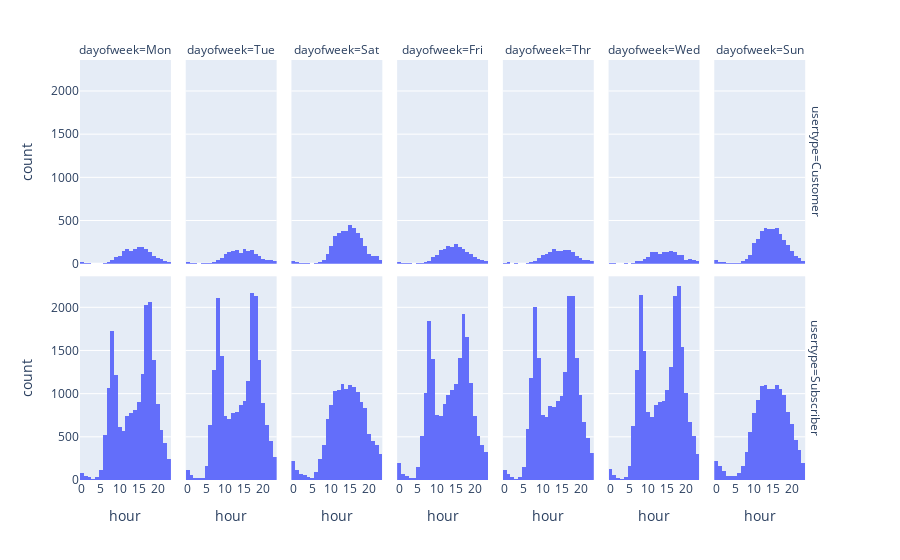

Notebook code for this chart:
### Code cell
px.histogram(df, x='hour', facet_col='dayofweek', facet_row='usertype')

### Figure 1 — Plotly figure (JSON) as saved in the notebook; plotly's stock layout.template omitted (floating-point values rounded to 4 significant figures; data arrays with more than 128 entries replaced by an {"elided": "..."} marker saying what was removed)
{"data": [{"alignmentgroup": "True", "bingroup": "x", "hovertemplate": "usertype=Customer<br>dayofweek=Mon<br>hour=%{x}<br>count=%{y}<extra></extra>", "legendgroup": "", "marker": {"color": "#636efa", "pattern": {"shape": ""}}, "name": "", "offsetgroup": "", "orientation": "v", "showlegend": false, "type": "histogram", "x": {"elided": "1854 int values"}, "xaxis": "x8", "yaxis": "y8"}, {"alignmentgroup": "True", "bingroup": "x", "hovertemplate": "usertype=Customer<br>dayofweek=Tue<br>hour=%{x}<br>count=%{y}<extra></extra>", "legendgroup": "", "marker": {"color": "#636efa", "pattern": {"shape": ""}}, "name": "", "offsetgroup": "", "orientation": "v", "showlegend": false, "type": "histogram", "x": {"elided": "1699 int values"}, "xaxis": "x9", "yaxis": "y9"}, {"alignmentgroup": "True", "bingroup": "x", "hovertemplate": "usertype=Customer<br>dayofweek=Sat<br>hour=%{x}<br>count=%{y}<extra></extra>", "legendgroup": "", "marker": {"color": "#636efa", "pattern": {"shape": ""}}, "name": "", "offsetgroup": "", "orientation": "v", "showlegend": false, "type": "histogram", "x": {"elided": "3981 int values"}, "xaxis": "x10", "yaxis": "y10"}, {"alignmentgroup": "True", "bingroup": "x", "hovertemplate": "usertype=Customer<br>dayofweek=Fri<br>hour=%{x}<br>count=%{y}<extra></extra>", "legendgroup": "", "marker": {"color": "#636efa", "pattern": {"shape": ""}}, "name": "", "offsetgroup": "", "orientation": "v", "showlegend": false, "type": "histogram", "x": {"elided": "2056 int values"}, "xaxis": "x11", "yaxis": "y11"}, {"alignmentgroup": "True", "bingroup": "x", "hovertemplate": "usertype=Customer<br>dayofweek=Thr<br>hour=%{x}<br>count=%{y}<extra></extra>", "legendgroup": "", "marker": {"color": "#636efa", "pattern": {"shape": ""}}, "name": "", "offsetgroup": "", "orientation": "v", "showlegend": false, "type": "histogram", "x": {"elided": "1693 int values"}, "xaxis": "x12", "yaxis": "y12"}, {"alignmentgroup": "True", "bingroup": "x", "hovertemplate": "usertype=Customer<br>dayofweek=Wed<br>hour=%{x}<br>count=%{y}<extra></extra>", "legendgroup": "", "marker": {"color": "#636efa", "pattern": {"shape": ""}}, "name": "", "offsetgroup": "", "orientation": "v", "showlegend": false, "type": "histogram", "x": {"elided": "1550 int values"}, "xaxis": "x13", "yaxis": "y13"}, {"alignmentgroup": "True", "bingroup": "x", "hovertemplate": "usertype=Customer<br>dayofweek=Sun<br>hour=%{x}<br>count=%{y}<extra></extra>", "legendgroup": "", "marker": {"color": "#636efa", "pattern": {"shape": ""}}, "name": "", "offsetgroup": "", "orientation": "v", "showlegend": false, "type": "histogram", "x": {"elided": "4000 int values"}, "xaxis": "x14", "yaxis": "y14"}, {"alignmentgroup": "True", "bingroup": "x", "hovertemplate": "usertype=Subscriber<br>dayofweek=Mon<br>hour=%{x}<br>count=%{y}<extra></extra>", "legendgroup": "", "marker": {"color": "#636efa", "pattern": {"shape": ""}}, "name": "", "offsetgroup": "", "orientation": "v", "showlegend": false, "type": "histogram", "x": {"elided": "18103 int values"}, "xaxis": "x", "yaxis": "y"}, {"alignmentgroup": "True", "bingroup": "x", "hovertemplate": "usertype=Subscriber<br>dayofweek=Tue<br>hour=%{x}<br>count=%{y}<extra></extra>", "legendgroup": "", "marker": {"color": "#636efa", "pattern": {"shape": ""}}, "name": "", "offsetgroup": "", "orientation": "v", "showlegend": false, "type": "histogram", "x": {"elided": "19726 int values"}, "xaxis": "x2", "yaxis": "y2"}, {"alignmentgroup": "True", "bingroup": "x", "hovertemplate": "usertype=Subscriber<br>dayofweek=Sat<br>hour=%{x}<br>count=%{y}<extra></extra>", "legendgroup": "", "marker": {"color": "#636efa", "pattern": {"shape": ""}}, "name": "", "offsetgroup": "", "orientation": "v", "showlegend": false, "type": "histogram", "x": {"elided": "13699 int values"}, "xaxis": "x3", "yaxis": "y3"}, {"alignmentgroup": "True", "bingroup": "x", "hovertemplate": "usertype=Subscriber<br>dayofweek=Fri<br>hour=%{x}<br>count=%{y}<extra></extra>", "legendgroup": "", "marker": {"color": "#636efa", "pattern": {"shape": ""}}, "name": "", "offsetgroup": "", "orientation": "v", "showlegend": false, "type": "histogram", "x": {"elided": "18886 int values"}, "xaxis": "x4", "yaxis": "y4"}, {"alignmentgroup": "True", "bingroup": "x", "hovertemplate": "usertype=Subscriber<br>dayofweek=Thr<br>hour=%{x}<br>count=%{y}<extra></extra>", "legendgroup": "", "marker": {"color": "#636efa", "pattern": {"shape": ""}}, "name": "", "offsetgroup": "", "orientation": "v", "showlegend": false, "type": "histogram", "x": {"elided": "20060 int values"}, "xaxis": "x5", "yaxis": "y5"}, {"alignmentgroup": "True", "bingroup": "x", "hovertemplate": "usertype=Subscriber<br>dayofweek=Wed<br>hour=%{x}<br>count=%{y}<extra></extra>", "legendgroup": "", "marker": {"color": "#636efa", "pattern": {"shape": ""}}, "name": "", "offsetgroup": "", "orientation": "v", "showlegend": false, "type": "histogram", "x": {"elided": "20907 int values"}, "xaxis": "x6", "yaxis": "y6"}, {"alignmentgroup": "True", "bingroup": "x", "hovertemplate": "usertype=Subscriber<br>dayofweek=Sun<br>hour=%{x}<br>count=%{y}<extra></extra>", "legendgroup": "", "marker": {"color": "#636efa", "pattern": {"shape": ""}}, "name": "", "offsetgroup": "", "orientation": "v", "showlegend": false, "type": "histogram", "x": {"elided": "13348 int values"}, "xaxis": "x7", "yaxis": "y7"}], "layout": {"annotations": [{"font": {}, "showarrow": false, "text": "dayofweek=Mon", "x": 0.06143, "xanchor": "center", "xref": "paper", "y": 1, "yanchor": "bottom", "yref": "paper"}, {"font": {}, "showarrow": false, "text": "dayofweek=Tue", "x": 0.2043, "xanchor": "center", "xref": "paper", "y": 1, "yanchor": "bottom", "yref": "paper"}, {"font": {}, "showarrow": false, "text": "dayofweek=Sat", "x": 0.3471, "xanchor": "center", "xref": "paper", "y": 1, "yanchor": "bottom", "yref": "paper"}, {"font": {}, "showarrow": false, "text": "dayofweek=Fri", "x": 0.49, "xanchor": "center", "xref": "paper", "y": 1, "yanchor": "bottom", "yref": "paper"}, {"font": {}, "showarrow": false, "text": "dayofweek=Thr", "x": 0.6329, "xanchor": "center", "xref": "paper", "y": 1, "yanchor": "bottom", "yref": "paper"}, {"font": {}, "showarrow": false, "text": "dayofweek=Wed", "x": 0.7757, "xanchor": "center", "xref": "paper", "y": 1, "yanchor": "bottom", "yref": "paper"}, {"font": {}, "showarrow": false, "text": "dayofweek=Sun", "x": 0.9186, "xanchor": "center", "xref": "paper", "y": 1, "yanchor": "bottom", "yref": "paper"}, {"font": {}, "showarrow": false, "text": "usertype=Subscriber", "textangle": 90, "x": 0.98, "xanchor": "left", "xref": "paper", "y": 0.2425, "yanchor": "middle", "yref": "paper"}, {"font": {}, "showarrow": false, "text": "usertype=Customer", "textangle": 90, "x": 0.98, "xanchor": "left", "xref": "paper", "y": 0.7575, "yanchor": "middle", "yref": "paper"}], "barmode": "relative", "legend": {"tracegroupgap": 0}, "margin": {"t": 60}, "xaxis": {"anchor": "y", "domain": [0, 0.1229], "title": {"text": "hour"}}, "xaxis10": {"anchor": "y10", "domain": [0.2857, 0.4086], "matches": "x", "showticklabels": false}, "xaxis11": {"anchor": "y11", "domain": [0.4286, 0.5514], "matches": "x", "showticklabels": false}, "xaxis12": {"anchor": "y12", "domain": [0.5714, 0.6943], "matches": "x", "showticklabels": false}, "xaxis13": {"anchor": "y13", "domain": [0.7143, 0.8371], "matches": "x", "showticklabels": false}, "xaxis14": {"anchor": "y14", "domain": [0.8571, 0.98], "matches": "x", "showticklabels": false}, "xaxis2": {"anchor": "y2", "domain": [0.1429, 0.2657], "matches": "x", "title": {"text": "hour"}}, "xaxis3": {"anchor": "y3", "domain": [0.2857, 0.4086], "matches": "x", "title": {"text": "hour"}}, "xaxis4": {"anchor": "y4", "domain": [0.4286, 0.5514], "matches": "x", "title": {"text": "hour"}}, "xaxis5": {"anchor": "y5", "domain": [0.5714, 0.6943], "matches": "x", "title": {"text": "hour"}}, "xaxis6": {"anchor": "y6", "domain": [0.7143, 0.8371], "matches": "x", "title": {"text": "hour"}}, "xaxis7": {"anchor": "y7", "domain": [0.8571, 0.98], "matches": "x", "title": {"text": "hour"}}, "xaxis8": {"anchor": "y8", "domain": [0, 0.1229], "matches": "x", "showticklabels": false}, "xaxis9": {"anchor": "y9", "domain": [0.1429, 0.2657], "matches": "x", "showticklabels": false}, "yaxis": {"anchor": "x", "domain": [0, 0.485], "title": {"text": "count"}}, "yaxis10": {"anchor": "x10", "domain": [0.515, 1], "matches": "y", "showticklabels": false}, "yaxis11": {"anchor": "x11", "domain": [0.515, 1], "matches": "y", "showticklabels": false}, "yaxis12": {"anchor": "x12", "domain": [0.515, 1], "matches": "y", "showticklabels": false}, "yaxis13": {"anchor": "x13", "domain": [0.515, 1], "matches": "y", "showticklabels": false}, "yaxis14": {"anchor": "x14", "domain": [0.515, 1], "matches": "y", "showticklabels": false}, "yaxis2": {"anchor": "x2", "domain": [0, 0.485], "matches": "y", "showticklabels": false}, "yaxis3": {"anchor": "x3", "domain": [0, 0.485], "matches": "y", "showticklabels": false}, "yaxis4": {"anchor": "x4", "domain": [0, 0.485], "matches": "y", "showticklabels": false}, "yaxis5": {"anchor": "x5", "domain": [0, 0.485], "matches": "y", "showticklabels": false}, "yaxis6": {"anchor": "x6", "domain": [0, 0.485], "matches": "y", "showticklabels": false}, "yaxis7": {"anchor": "x7", "domain": [0, 0.485], "matches": "y", "showticklabels": false}, "yaxis8": {"anchor": "x8", "domain": [0.515, 1], "matches": "y", "title": {"text": "count"}}, "yaxis9": {"anchor": "x9", "domain": [0.515, 1], "matches": "y", "showticklabels": false}}}
